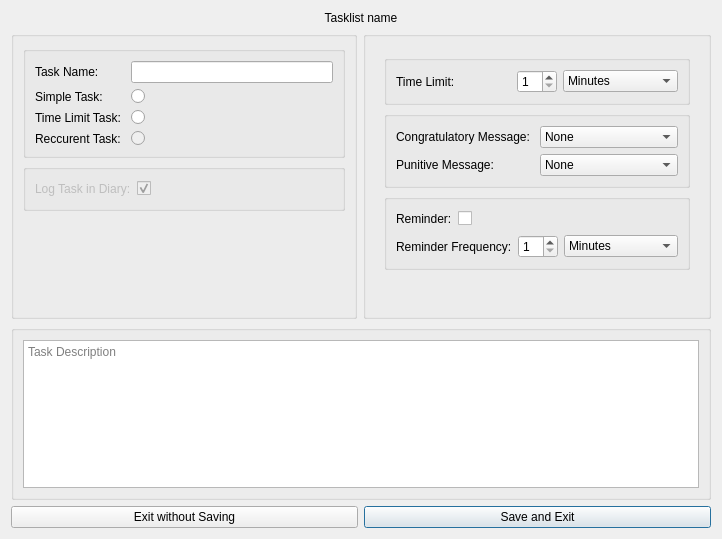
<?xml version="1.0" encoding="UTF-8"?>
<ui version="4.0">
 <class>tasklists_addtask</class>
 <widget class="QDialog" name="tasklists_addtask">
  <property name="geometry">
   <rect>
    <x>0</x>
    <y>0</y>
    <width>722</width>
    <height>539</height>
   </rect>
  </property>
  <property name="sizePolicy">
   <sizepolicy hsizetype="Fixed" vsizetype="Fixed">
    <horstretch>0</horstretch>
    <verstretch>0</verstretch>
   </sizepolicy>
  </property>
  <property name="minimumSize">
   <size>
    <width>722</width>
    <height>539</height>
   </size>
  </property>
  <property name="maximumSize">
   <size>
    <width>722</width>
    <height>539</height>
   </size>
  </property>
  <property name="windowTitle">
   <string>Dialog</string>
  </property>
  <layout class="QVBoxLayout" name="verticalLayout_12">
   <item>
    <widget class="QLabel" name="label_TaskListName">
     <property name="text">
      <string>Tasklist name</string>
     </property>
     <property name="alignment">
      <set>Qt::AlignCenter</set>
     </property>
    </widget>
   </item>
   <item>
    <layout class="QHBoxLayout" name="horizontalLayout_13">
     <item>
      <widget class="QGroupBox" name="groupBox">
       <property name="title">
        <string/>
       </property>
       <layout class="QVBoxLayout" name="verticalLayout_5">
        <item>
         <widget class="QGroupBox" name="formGroupBox">
          <layout class="QFormLayout" name="formLayout">
           <item row="0" column="0">
            <widget class="QLabel" name="label">
             <property name="text">
              <string>Task Name:</string>
             </property>
            </widget>
           </item>
           <item row="0" column="1">
            <widget class="QLineEdit" name="lineEdit_TaskName"/>
           </item>
           <item row="1" column="0">
            <widget class="QLabel" name="label_5">
             <property name="text">
              <string>Simple Task:</string>
             </property>
            </widget>
           </item>
           <item row="1" column="1">
            <widget class="QRadioButton" name="radioButton_TaskSimple">
             <property name="text">
              <string/>
             </property>
            </widget>
           </item>
           <item row="2" column="0">
            <widget class="QLabel" name="label_4">
             <property name="text">
              <string>Time Limit Task:</string>
             </property>
            </widget>
           </item>
           <item row="3" column="0">
            <widget class="QLabel" name="label_RecurrentTask">
             <property name="text">
              <string>Reccurent Task: </string>
             </property>
            </widget>
           </item>
           <item row="3" column="1">
            <widget class="QRadioButton" name="radioButton_TaskRecurrent">
             <property name="enabled">
              <bool>false</bool>
             </property>
             <property name="text">
              <string/>
             </property>
            </widget>
           </item>
           <item row="2" column="1">
            <widget class="QRadioButton" name="radioButton_TaskTimed">
             <property name="text">
              <string/>
             </property>
            </widget>
           </item>
          </layout>
         </widget>
        </item>
        <item>
         <widget class="QGroupBox" name="groupBox_LogTask">
          <layout class="QHBoxLayout" name="horizontalLayout_11">
           <item>
            <widget class="QLabel" name="label_2">
             <property name="enabled">
              <bool>false</bool>
             </property>
             <property name="text">
              <string>Log Task in Diary:</string>
             </property>
            </widget>
           </item>
           <item>
            <widget class="QCheckBox" name="checkBox_TaskLogDiary">
             <property name="enabled">
              <bool>false</bool>
             </property>
             <property name="text">
              <string/>
             </property>
             <property name="checked">
              <bool>true</bool>
             </property>
            </widget>
           </item>
           <item>
            <spacer name="horizontalSpacer_8">
             <property name="orientation">
              <enum>Qt::Horizontal</enum>
             </property>
             <property name="sizeHint" stdset="0">
              <size>
               <width>40</width>
               <height>20</height>
              </size>
             </property>
            </spacer>
           </item>
          </layout>
         </widget>
        </item>
        <item>
         <spacer name="verticalSpacer_4">
          <property name="orientation">
           <enum>Qt::Vertical</enum>
          </property>
          <property name="sizeHint" stdset="0">
           <size>
            <width>20</width>
            <height>40</height>
           </size>
          </property>
         </spacer>
        </item>
       </layout>
      </widget>
     </item>
     <item>
      <widget class="QGroupBox" name="groupBox_2">
       <property name="title">
        <string/>
       </property>
       <layout class="QVBoxLayout" name="verticalLayout_4">
        <item>
         <widget class="QStackedWidget" name="stackedWidget">
          <property name="currentIndex">
           <number>1</number>
          </property>
          <widget class="QWidget" name="SimpleTask">
           <layout class="QVBoxLayout" name="verticalLayout_3">
            <item>
             <widget class="QGroupBox" name="groupBox_8">
              <property name="title">
               <string/>
              </property>
              <layout class="QVBoxLayout" name="verticalLayout_11">
               <item>
                <layout class="QHBoxLayout" name="horizontalLayout_10">
                 <item>
                  <widget class="QLabel" name="label_18">
                   <property name="text">
                    <string>Congratulatory Message:</string>
                   </property>
                  </widget>
                 </item>
                 <item>
                  <widget class="QComboBox" name="comboBox_Simple_CMess">
                   <item>
                    <property name="text">
                     <string>None</string>
                    </property>
                   </item>
                   <item>
                    <property name="text">
                     <string>Simple</string>
                    </property>
                   </item>
                   <item>
                    <property name="text">
                     <string>Advanced</string>
                    </property>
                   </item>
                   <item>
                    <property name="text">
                     <string>Intense</string>
                    </property>
                   </item>
                   <item>
                    <property name="text">
                     <string>Extreme</string>
                    </property>
                   </item>
                  </widget>
                 </item>
                </layout>
               </item>
              </layout>
             </widget>
            </item>
            <item>
             <spacer name="verticalSpacer">
              <property name="orientation">
               <enum>Qt::Vertical</enum>
              </property>
              <property name="sizeHint" stdset="0">
               <size>
                <width>20</width>
                <height>153</height>
               </size>
              </property>
             </spacer>
            </item>
           </layout>
          </widget>
          <widget class="QWidget" name="TimeLimitTask">
           <layout class="QVBoxLayout" name="verticalLayout_2">
            <item>
             <widget class="QGroupBox" name="groupBox_6">
              <property name="title">
               <string/>
              </property>
              <layout class="QVBoxLayout" name="verticalLayout_9">
               <item>
                <layout class="QHBoxLayout" name="horizontalLayout">
                 <item>
                  <widget class="QLabel" name="label_6">
                   <property name="text">
                    <string>Time Limit:</string>
                   </property>
                  </widget>
                 </item>
                 <item>
                  <widget class="QSpinBox" name="spinBox_Timed_TLimit">
                   <property name="maximumSize">
                    <size>
                     <width>40</width>
                     <height>16777215</height>
                    </size>
                   </property>
                   <property name="minimum">
                    <number>1</number>
                   </property>
                  </widget>
                 </item>
                 <item>
                  <widget class="QComboBox" name="comboBox_Timed_TLimit">
                   <item>
                    <property name="text">
                     <string>Minutes</string>
                    </property>
                   </item>
                   <item>
                    <property name="text">
                     <string>Hours</string>
                    </property>
                   </item>
                   <item>
                    <property name="text">
                     <string>Days</string>
                    </property>
                   </item>
                   <item>
                    <property name="text">
                     <string>Months</string>
                    </property>
                   </item>
                   <item>
                    <property name="text">
                     <string>Years</string>
                    </property>
                   </item>
                  </widget>
                 </item>
                </layout>
               </item>
              </layout>
             </widget>
            </item>
            <item>
             <widget class="QGroupBox" name="groupBox">
              <layout class="QFormLayout" name="formLayout_2">
               <item row="0" column="0">
                <widget class="QLabel" name="label_9">
                 <property name="text">
                  <string>Congratulatory Message: </string>
                 </property>
                </widget>
               </item>
               <item row="0" column="1">
                <widget class="QComboBox" name="comboBox_Timed_CMess">
                 <item>
                  <property name="text">
                   <string>None</string>
                  </property>
                 </item>
                 <item>
                  <property name="text">
                   <string>Simple</string>
                  </property>
                 </item>
                 <item>
                  <property name="text">
                   <string>Advanced</string>
                  </property>
                 </item>
                 <item>
                  <property name="text">
                   <string>Intense</string>
                  </property>
                 </item>
                 <item>
                  <property name="text">
                   <string>Extreme</string>
                  </property>
                 </item>
                </widget>
               </item>
               <item row="1" column="0">
                <widget class="QLabel" name="label_10">
                 <property name="text">
                  <string>Punitive Message:</string>
                 </property>
                </widget>
               </item>
               <item row="1" column="1">
                <widget class="QComboBox" name="comboBox_Timed_PMess">
                 <item>
                  <property name="text">
                   <string>None</string>
                  </property>
                 </item>
                 <item>
                  <property name="text">
                   <string>Simple</string>
                  </property>
                 </item>
                 <item>
                  <property name="text">
                   <string>Advanced</string>
                  </property>
                 </item>
                 <item>
                  <property name="text">
                   <string>Intense</string>
                  </property>
                 </item>
                 <item>
                  <property name="text">
                   <string>Extreme</string>
                  </property>
                 </item>
                </widget>
               </item>
              </layout>
             </widget>
            </item>
            <item>
             <widget class="QGroupBox" name="groupBox_7">
              <property name="title">
               <string/>
              </property>
              <layout class="QVBoxLayout" name="verticalLayout_10">
               <item>
                <layout class="QHBoxLayout" name="horizontalLayout_3">
                 <item>
                  <widget class="QLabel" name="label_7">
                   <property name="text">
                    <string>Reminder:</string>
                   </property>
                  </widget>
                 </item>
                 <item>
                  <widget class="QCheckBox" name="checkBox_Timed_Reminder">
                   <property name="text">
                    <string/>
                   </property>
                  </widget>
                 </item>
                 <item>
                  <spacer name="horizontalSpacer">
                   <property name="orientation">
                    <enum>Qt::Horizontal</enum>
                   </property>
                   <property name="sizeHint" stdset="0">
                    <size>
                     <width>40</width>
                     <height>20</height>
                    </size>
                   </property>
                  </spacer>
                 </item>
                </layout>
               </item>
               <item>
                <layout class="QHBoxLayout" name="horizontalLayout_2">
                 <item>
                  <widget class="QLabel" name="label_Timed_RFreq">
                   <property name="text">
                    <string>Reminder Frequency:</string>
                   </property>
                  </widget>
                 </item>
                 <item>
                  <widget class="QSpinBox" name="spinBox_Timed_RFreq">
                   <property name="maximumSize">
                    <size>
                     <width>40</width>
                     <height>16777215</height>
                    </size>
                   </property>
                   <property name="minimum">
                    <number>1</number>
                   </property>
                  </widget>
                 </item>
                 <item>
                  <widget class="QComboBox" name="comboBox_Timed_RFreq">
                   <item>
                    <property name="text">
                     <string>Minutes</string>
                    </property>
                   </item>
                   <item>
                    <property name="text">
                     <string>Hours</string>
                    </property>
                   </item>
                   <item>
                    <property name="text">
                     <string>Days</string>
                    </property>
                   </item>
                   <item>
                    <property name="text">
                     <string>Months</string>
                    </property>
                   </item>
                   <item>
                    <property name="text">
                     <string>Years</string>
                    </property>
                   </item>
                  </widget>
                 </item>
                </layout>
               </item>
              </layout>
             </widget>
            </item>
            <item>
             <spacer name="verticalSpacer_2">
              <property name="orientation">
               <enum>Qt::Vertical</enum>
              </property>
              <property name="sizeHint" stdset="0">
               <size>
                <width>20</width>
                <height>40</height>
               </size>
              </property>
             </spacer>
            </item>
           </layout>
          </widget>
          <widget class="QWidget" name="RecurrentTask">
           <layout class="QVBoxLayout" name="verticalLayout">
            <item>
             <widget class="QGroupBox" name="groupBox_3">
              <property name="title">
               <string/>
              </property>
              <layout class="QVBoxLayout" name="verticalLayout_6">
               <item>
                <layout class="QHBoxLayout" name="horizontalLayout_4">
                 <item>
                  <widget class="QLabel" name="label_11">
                   <property name="text">
                    <string>Frequency:</string>
                   </property>
                  </widget>
                 </item>
                 <item>
                  <widget class="QSpinBox" name="spinBox_Rec_Freq">
                   <property name="maximumSize">
                    <size>
                     <width>40</width>
                     <height>16777215</height>
                    </size>
                   </property>
                   <property name="minimum">
                    <number>1</number>
                   </property>
                  </widget>
                 </item>
                 <item>
                  <widget class="QComboBox" name="comboBox_Rec_Freq">
                   <item>
                    <property name="text">
                     <string>Days</string>
                    </property>
                   </item>
                   <item>
                    <property name="text">
                     <string>Months</string>
                    </property>
                   </item>
                   <item>
                    <property name="text">
                     <string>Years</string>
                    </property>
                   </item>
                  </widget>
                 </item>
                 <item>
                  <spacer name="horizontalSpacer_2">
                   <property name="orientation">
                    <enum>Qt::Horizontal</enum>
                   </property>
                   <property name="sizeHint" stdset="0">
                    <size>
                     <width>40</width>
                     <height>20</height>
                    </size>
                   </property>
                  </spacer>
                 </item>
                </layout>
               </item>
               <item>
                <layout class="QHBoxLayout" name="horizontalLayout_5">
                 <item>
                  <widget class="QLabel" name="label_13">
                   <property name="text">
                    <string>Task Start:</string>
                   </property>
                  </widget>
                 </item>
                 <item>
                  <widget class="QTimeEdit" name="timeEdit_Rec_Start"/>
                 </item>
                 <item>
                  <spacer name="horizontalSpacer_3">
                   <property name="orientation">
                    <enum>Qt::Horizontal</enum>
                   </property>
                   <property name="sizeHint" stdset="0">
                    <size>
                     <width>40</width>
                     <height>20</height>
                    </size>
                   </property>
                  </spacer>
                 </item>
                </layout>
               </item>
              </layout>
             </widget>
            </item>
            <item>
             <widget class="QGroupBox" name="groupBox_4">
              <property name="title">
               <string/>
              </property>
              <layout class="QVBoxLayout" name="verticalLayout_7">
               <item>
                <layout class="QHBoxLayout" name="horizontalLayout_9">
                 <item>
                  <widget class="QLabel" name="label_17">
                   <property name="text">
                    <string>Time Limit:</string>
                   </property>
                  </widget>
                 </item>
                 <item>
                  <widget class="QCheckBox" name="checkBox_Rec_TLimit">
                   <property name="text">
                    <string/>
                   </property>
                  </widget>
                 </item>
                 <item>
                  <spacer name="horizontalSpacer_4">
                   <property name="orientation">
                    <enum>Qt::Horizontal</enum>
                   </property>
                   <property name="sizeHint" stdset="0">
                    <size>
                     <width>40</width>
                     <height>20</height>
                    </size>
                   </property>
                  </spacer>
                 </item>
                </layout>
               </item>
               <item>
                <layout class="QHBoxLayout" name="horizontalLayout_8">
                 <item>
                  <widget class="QLabel" name="label_Rec_TLimit">
                   <property name="text">
                    <string>Time Limit:</string>
                   </property>
                  </widget>
                 </item>
                 <item>
                  <widget class="QSpinBox" name="spinBox_Rec_TLimit">
                   <property name="maximumSize">
                    <size>
                     <width>40</width>
                     <height>16777215</height>
                    </size>
                   </property>
                   <property name="minimum">
                    <number>1</number>
                   </property>
                  </widget>
                 </item>
                 <item>
                  <widget class="QComboBox" name="comboBox_Rec_TLimit">
                   <item>
                    <property name="text">
                     <string>Minutes</string>
                    </property>
                   </item>
                   <item>
                    <property name="text">
                     <string>Hours</string>
                    </property>
                   </item>
                   <item>
                    <property name="text">
                     <string>Days</string>
                    </property>
                   </item>
                   <item>
                    <property name="text">
                     <string>Months</string>
                    </property>
                   </item>
                   <item>
                    <property name="text">
                     <string>Years</string>
                    </property>
                   </item>
                  </widget>
                 </item>
                 <item>
                  <spacer name="horizontalSpacer_6">
                   <property name="orientation">
                    <enum>Qt::Horizontal</enum>
                   </property>
                   <property name="sizeHint" stdset="0">
                    <size>
                     <width>40</width>
                     <height>20</height>
                    </size>
                   </property>
                  </spacer>
                 </item>
                </layout>
               </item>
              </layout>
             </widget>
            </item>
            <item>
             <widget class="QGroupBox" name="groupBox_5">
              <property name="title">
               <string/>
              </property>
              <layout class="QVBoxLayout" name="verticalLayout_8">
               <item>
                <layout class="QHBoxLayout" name="horizontalLayout_6">
                 <item>
                  <widget class="QLabel" name="label_12">
                   <property name="text">
                    <string>Reminder:</string>
                   </property>
                  </widget>
                 </item>
                 <item>
                  <widget class="QCheckBox" name="checkBox_Rec_Reminder">
                   <property name="text">
                    <string/>
                   </property>
                  </widget>
                 </item>
                 <item>
                  <spacer name="horizontalSpacer_5">
                   <property name="orientation">
                    <enum>Qt::Horizontal</enum>
                   </property>
                   <property name="sizeHint" stdset="0">
                    <size>
                     <width>40</width>
                     <height>20</height>
                    </size>
                   </property>
                  </spacer>
                 </item>
                </layout>
               </item>
               <item>
                <layout class="QHBoxLayout" name="horizontalLayout_7">
                 <item>
                  <widget class="QLabel" name="label_Rec_Reminder">
                   <property name="text">
                    <string>Reminder Time:</string>
                   </property>
                  </widget>
                 </item>
                 <item>
                  <widget class="QSpinBox" name="spinBox_Rec_Reminder">
                   <property name="maximumSize">
                    <size>
                     <width>40</width>
                     <height>16777215</height>
                    </size>
                   </property>
                   <property name="minimum">
                    <number>1</number>
                   </property>
                  </widget>
                 </item>
                 <item>
                  <widget class="QComboBox" name="comboBox_Rec_Reminder">
                   <property name="minimumSize">
                    <size>
                     <width>70</width>
                     <height>0</height>
                    </size>
                   </property>
                   <item>
                    <property name="text">
                     <string>Minutes</string>
                    </property>
                   </item>
                   <item>
                    <property name="text">
                     <string>Hours</string>
                    </property>
                   </item>
                   <item>
                    <property name="text">
                     <string>Days</string>
                    </property>
                   </item>
                   <item>
                    <property name="text">
                     <string>Months</string>
                    </property>
                   </item>
                   <item>
                    <property name="text">
                     <string>Years</string>
                    </property>
                   </item>
                  </widget>
                 </item>
                 <item>
                  <widget class="QLabel" name="label_Rec_ReminderBefore">
                   <property name="text">
                    <string>Before</string>
                   </property>
                  </widget>
                 </item>
                 <item>
                  <spacer name="horizontalSpacer_7">
                   <property name="orientation">
                    <enum>Qt::Horizontal</enum>
                   </property>
                   <property name="sizeHint" stdset="0">
                    <size>
                     <width>30</width>
                     <height>20</height>
                    </size>
                   </property>
                  </spacer>
                 </item>
                </layout>
               </item>
              </layout>
             </widget>
            </item>
            <item>
             <spacer name="verticalSpacer_3">
              <property name="orientation">
               <enum>Qt::Vertical</enum>
              </property>
              <property name="sizeHint" stdset="0">
               <size>
                <width>20</width>
                <height>40</height>
               </size>
              </property>
             </spacer>
            </item>
           </layout>
          </widget>
         </widget>
        </item>
       </layout>
      </widget>
     </item>
    </layout>
   </item>
   <item>
    <widget class="QGroupBox" name="groupBox_9">
     <property name="title">
      <string/>
     </property>
     <layout class="QHBoxLayout" name="horizontalLayout_14">
      <item>
       <widget class="QPlainTextEdit" name="plainTextEdit_TaskDesc">
        <property name="placeholderText">
         <string>Task Description</string>
        </property>
       </widget>
      </item>
     </layout>
    </widget>
   </item>
   <item>
    <layout class="QHBoxLayout" name="horizontalLayout_12">
     <item>
      <widget class="QPushButton" name="pushButton_ExitNOSave">
       <property name="text">
        <string>Exit without Saving</string>
       </property>
       <property name="autoDefault">
        <bool>false</bool>
       </property>
      </widget>
     </item>
     <item>
      <widget class="QPushButton" name="pushButton_SaveExit">
       <property name="text">
        <string>Save and Exit</string>
       </property>
       <property name="default">
        <bool>true</bool>
       </property>
      </widget>
     </item>
    </layout>
   </item>
  </layout>
 </widget>
 <resources/>
 <connections/>
</ui>
